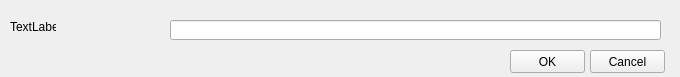
<?xml version="1.0" encoding="UTF-8"?>
<ui version="4.0">
 <class>wdChangePropertieText</class>
 <widget class="QWidget" name="wdChangePropertieText">
  <property name="geometry">
   <rect>
    <x>0</x>
    <y>0</y>
    <width>680</width>
    <height>77</height>
   </rect>
  </property>
  <property name="windowTitle">
   <string>wdChangePropertieText</string>
  </property>
  <widget class="QPushButton" name="btnOK">
   <property name="geometry">
    <rect>
     <x>510</x>
     <y>50</y>
     <width>75</width>
     <height>23</height>
    </rect>
   </property>
   <property name="text">
    <string>OK</string>
   </property>
  </widget>
  <widget class="QPushButton" name="btnCancel">
   <property name="geometry">
    <rect>
     <x>590</x>
     <y>50</y>
     <width>75</width>
     <height>23</height>
    </rect>
   </property>
   <property name="text">
    <string>Cancel</string>
   </property>
  </widget>
  <widget class="QLabel" name="lblPropertieName">
   <property name="geometry">
    <rect>
     <x>10</x>
     <y>20</y>
     <width>46</width>
     <height>13</height>
    </rect>
   </property>
   <property name="text">
    <string>TextLabel</string>
   </property>
  </widget>
  <widget class="QLineEdit" name="txtValue">
   <property name="geometry">
    <rect>
     <x>170</x>
     <y>20</y>
     <width>491</width>
     <height>20</height>
    </rect>
   </property>
  </widget>
 </widget>
 <resources/>
 <connections/>
</ui>
